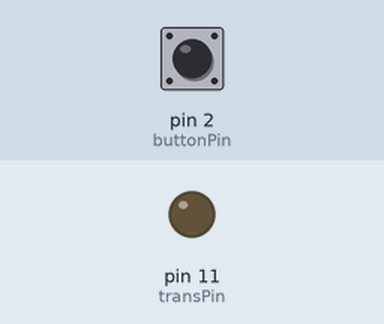
Bench run of a sketch on a simulated Arduino Uno, built with avr-gcc and run on an emulated ATmega328P. Shown: output pins drawn as LEDs (lit = HIGH). Inputs (shaded band) come from the test bench; at power-on: pin 2 (buttonPin) LOW.

Above: at 1.2 s.
1.3 s: pin 2 (buttonPin) pulled HIGH for 0.15 s
At 1.37 s:
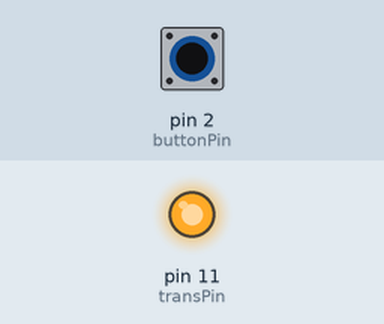
2.9 s: pin 2 (buttonPin) pulled HIGH for 3.2 s
At 6.6 s:
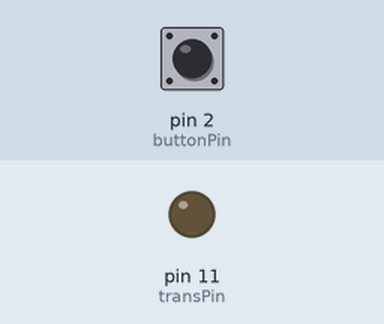
Timing chart, 0 to 8.1 s (numbered marks = the images above; inputs shaded):
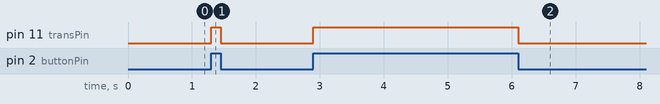

The sketch:

ArduinoTransistor.ino
```cpp
int transPin = 11;
int buttonPin = 2;

void setup() {
  pinMode(buttonPin,INPUT);
  pinMode(transPin,OUTPUT);

}

void loop() {
  if(digitalRead(buttonPin) == 1)
  {
    digitalWrite(transPin, HIGH);
  }
  else
  {
    digitalWrite(transPin, LOW);
  }

}
```

Measured:
- after the input at 1.3 s, pin 11 (transPin): LOW → HIGH at once, → LOW 0.15 s later
- after the input at 2.9 s, pin 11 (transPin): LOW → HIGH at once, → LOW 3.2 s later
